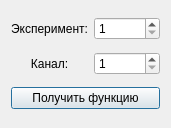
<?xml version="1.0" encoding="UTF-8"?>
<ui version="4.0">
 <class>OldFileFunctionExtractionDialog</class>
 <widget class="QDialog" name="OldFileFunctionExtractionDialog">
  <property name="windowModality">
   <enum>Qt::ApplicationModal</enum>
  </property>
  <property name="geometry">
   <rect>
    <x>0</x>
    <y>0</y>
    <width>171</width>
    <height>128</height>
   </rect>
  </property>
  <property name="windowTitle">
   <string>Чтение из файла</string>
  </property>
  <layout class="QGridLayout" name="gridLayout">
   <item row="0" column="0">
    <widget class="QLabel" name="experiment_text">
     <property name="text">
      <string>Эксперимент:</string>
     </property>
     <property name="alignment">
      <set>Qt::AlignCenter</set>
     </property>
    </widget>
   </item>
   <item row="0" column="1">
    <widget class="QSpinBox" name="experiment_choose">
     <property name="enabled">
      <bool>true</bool>
     </property>
     <property name="frame">
      <bool>true</bool>
     </property>
     <property name="minimum">
      <number>1</number>
     </property>
    </widget>
   </item>
   <item row="1" column="0">
    <widget class="QLabel" name="channel_text">
     <property name="text">
      <string>Канал:</string>
     </property>
     <property name="alignment">
      <set>Qt::AlignCenter</set>
     </property>
    </widget>
   </item>
   <item row="1" column="1">
    <widget class="QSpinBox" name="channel_choose">
     <property name="enabled">
      <bool>true</bool>
     </property>
     <property name="minimum">
      <number>1</number>
     </property>
    </widget>
   </item>
   <item row="2" column="0" colspan="2">
    <widget class="QPushButton" name="make_func">
     <property name="enabled">
      <bool>true</bool>
     </property>
     <property name="text">
      <string>Получить функцию</string>
     </property>
    </widget>
   </item>
  </layout>
 </widget>
 <resources/>
 <connections/>
</ui>
